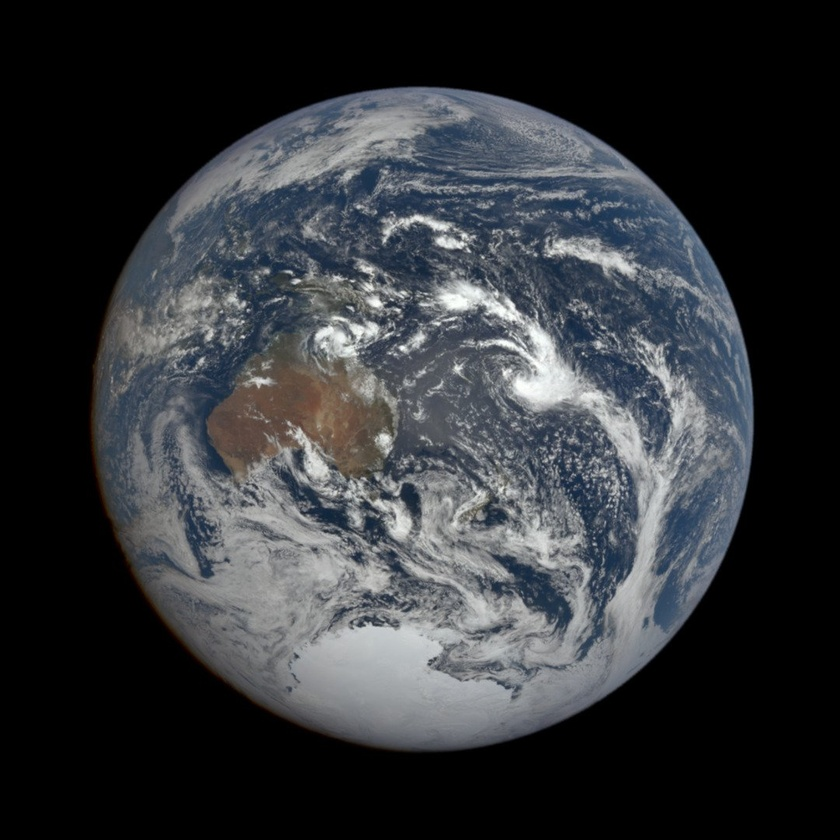
#> input picture autocrop/year/epic_1b_20220110005515.jpg, 840 x 840 px, shrunk from 1080 x 1080 before the run; its folder holds only this picture in this run
$ python earthsizer.py
#> lines starting #> are read from the running program, lines starting #| are printed output that depends on the picture; after the words box and inside, x2 and y2 are one past the last pixel; in counts of white or black regions, pixels touching at a corner belong together
import glob
import os.path
import json
import datetime
import requests
import io
from urllib.request import urlopen
import time
import math
import numpy
from matplotlib import pyplot as plt

from PIL import Image, ImageFilter

def determine_earth_pixelsize(image):
#> called with image = 'year/epic_1b_20220110005515.jpg'
    with Image.open(image) as im:
#> im is the input picture: PIL image 840x840 RGB; mean R, G, B 50.8, 53.4, 56.9
        im = im.convert("1")
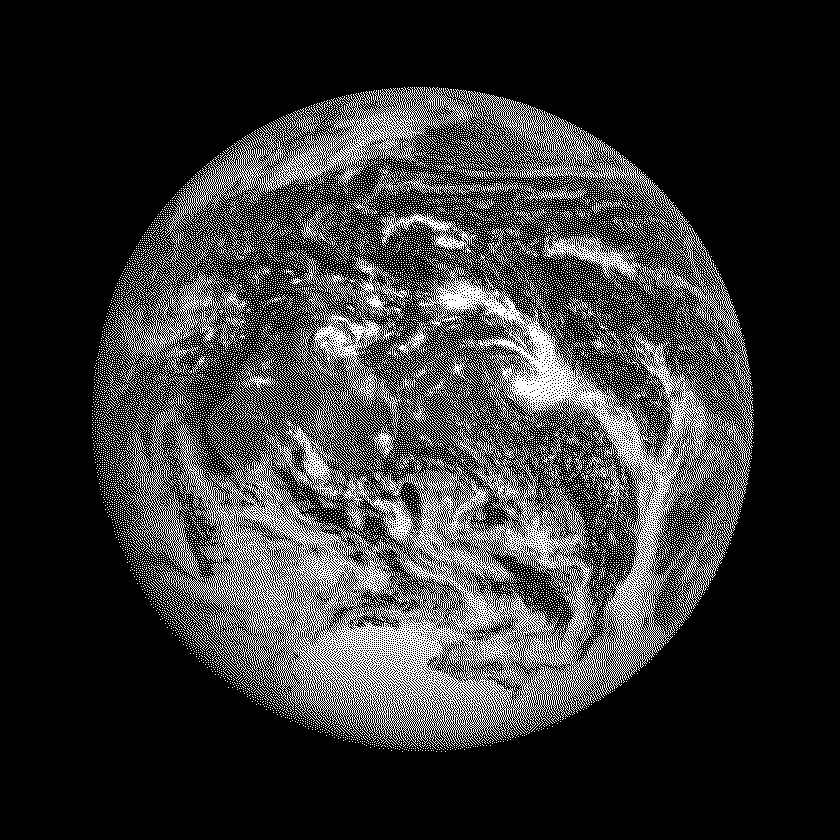
#> im: PIL image 840x840 1; 20.7% white in thin lines or dots, all inside (x1, y1, x2, y2) = (92, 87, 754, 752)
        im = im.filter(ImageFilter.SMOOTH_MORE)
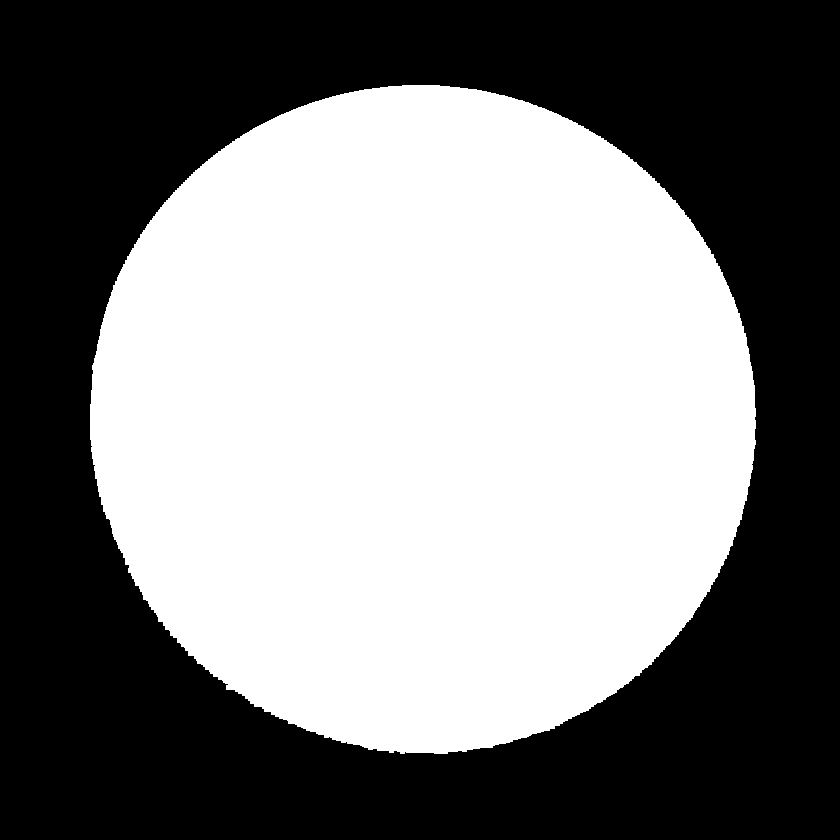
#> im: PIL image 840x840 1; 49.6% white; 1 white region, box (x1, y1, x2, y2) and area: (90, 85, 756, 754) 349845
        data = numpy.asarray(im)
        graph = []
        for i in range(len(data)):
            count = numpy.count_nonzero(data[i] == True)
            graph.append(count)
#> after the loop, graph = 840 values, max 666 at index 408, min 0 at index 0, mean 416.5
        #im.show()
        size = numpy.array(graph).max()
#> size = 666
        print('{};{}'.format(os.path.basename(image),size))
#| epic_1b_20220110005515.jpg;666

scanpath = r'year/*.jpg'
files = sorted(glob.glob(scanpath))
for f in files:
    determine_earth_pixelsize(f)

$ run again, on autocrop/year/epic_1b_20220710010437.jpg
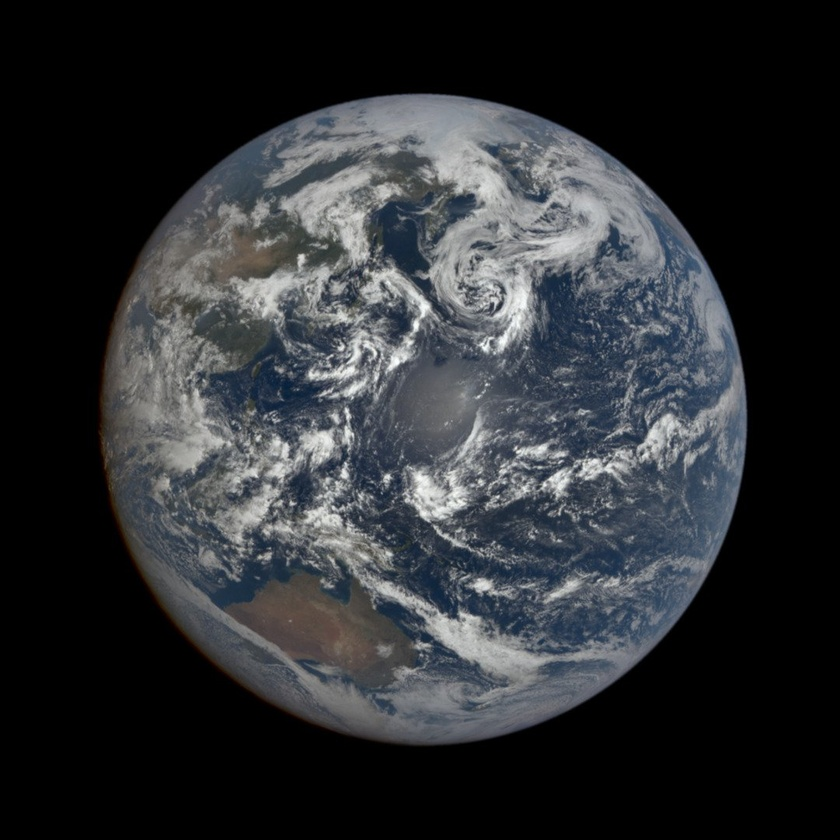
#> input picture autocrop/year/epic_1b_20220710010437.jpg, 840 x 840 px, shrunk from 1080 x 1080 before the run
#> in determine_earth_pixelsize, im is the input picture: PIL image 840x840 RGB; mean R, G, B 45, 47.5, 50.6
#> in determine_earth_pixelsize, `im = im.convert("1")`:
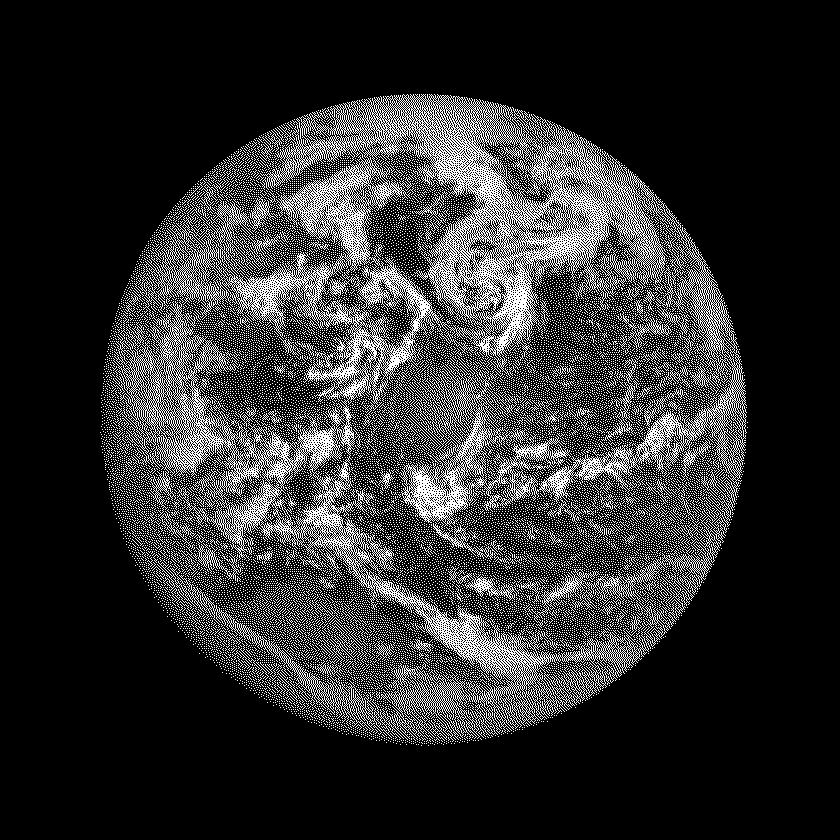
#> im: PIL image 840x840 1; 18.4% white in thin lines or dots, all inside (x1, y1, x2, y2) = (100, 94, 748, 746)
#> in determine_earth_pixelsize, `im = im.filter(ImageFilter.SMOOTH_MORE)`:
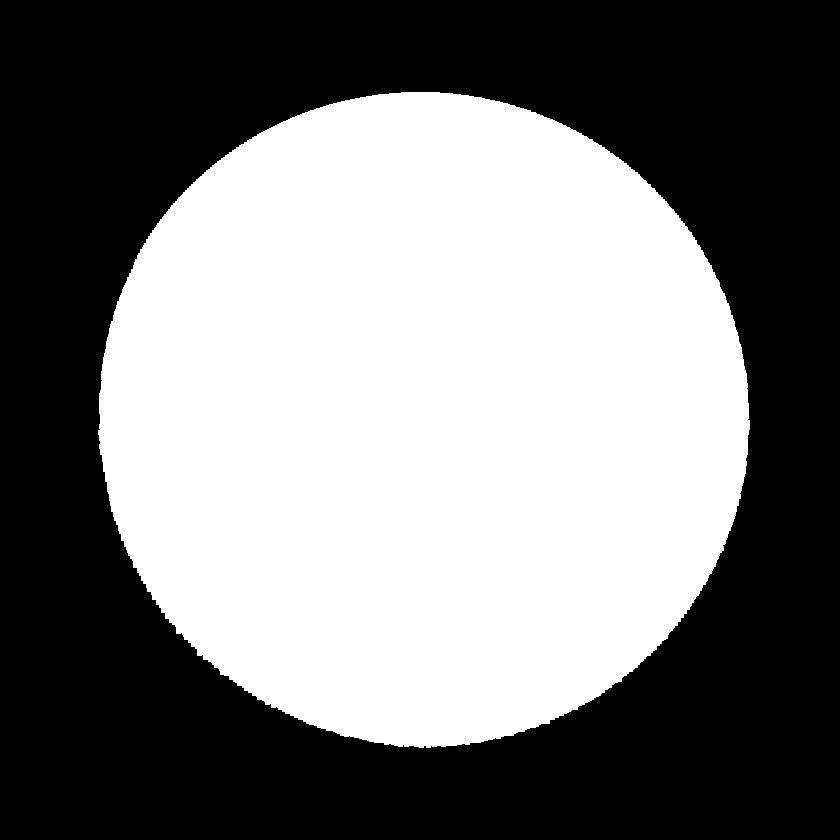
#> im: PIL image 840x840 1; 47.5% white; 1 white region, box (x1, y1, x2, y2) and area: (98, 92, 750, 748) 335060
#> after the loop in determine_earth_pixelsize, `for i in range(len(data)):`: graph = 840 values, max 651 at index 424, min 0 at index 0, mean 398.9
#> size = 651
#| epic_1b_20220710010437.jpg;651

$ run again, on autocrop/year/epic_1b_20220210000830.jpg
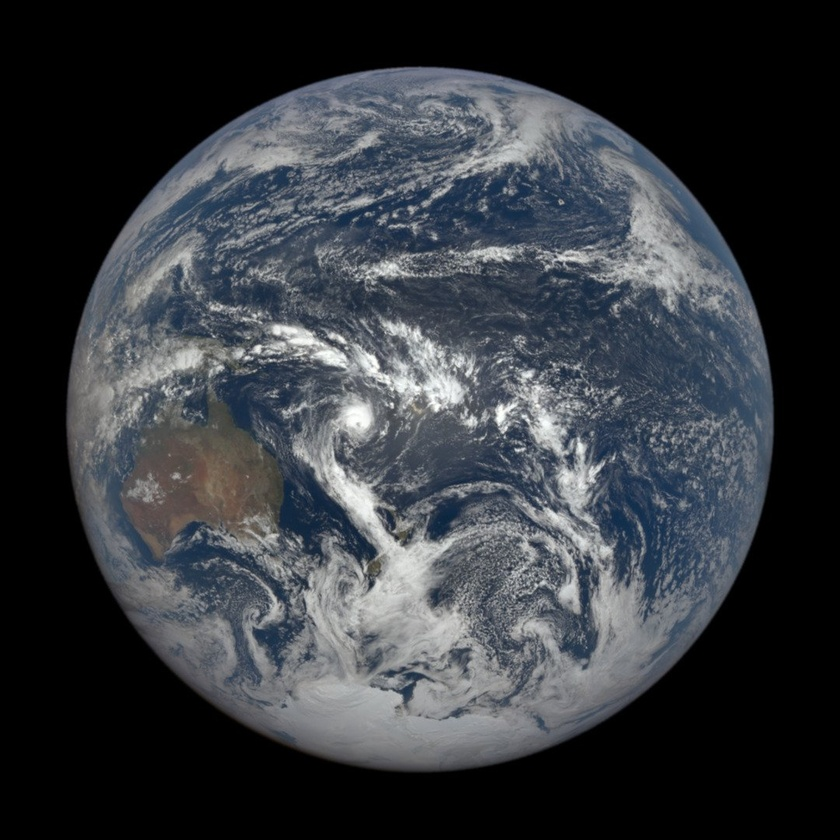
#> input picture autocrop/year/epic_1b_20220210000830.jpg, 840 x 840 px, shrunk from 1080 x 1080 before the run
#> in determine_earth_pixelsize, im is the input picture: PIL image 840x840 RGB; mean R, G, B 53.8, 57.5, 62.5
#> in determine_earth_pixelsize, `im = im.convert("1")`:
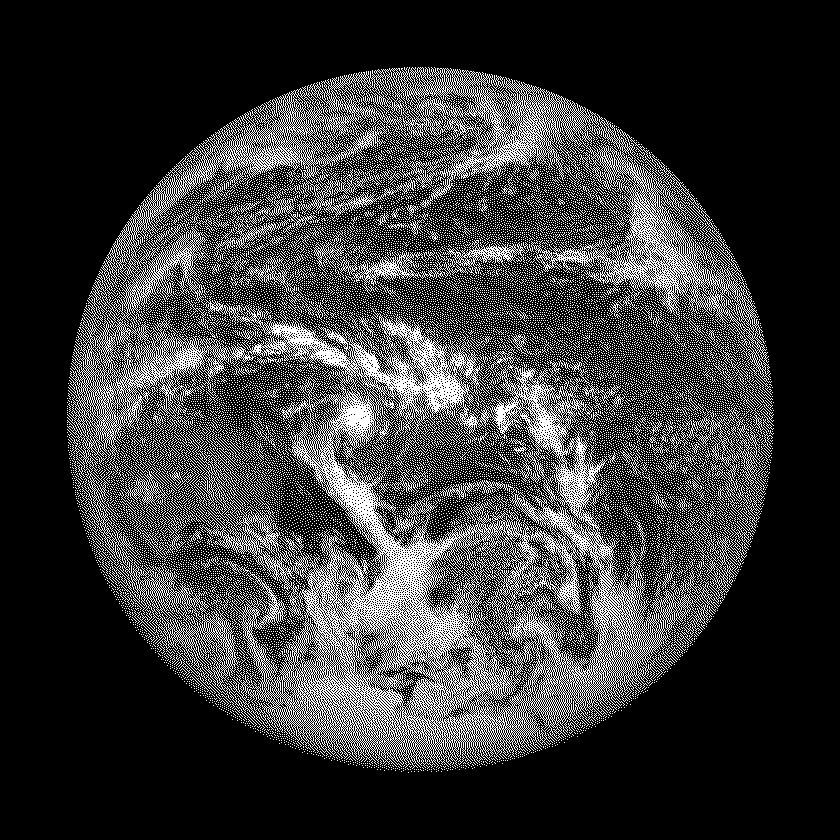
#> im: PIL image 840x840 1; 22.2% white in thin lines or dots, all inside (x1, y1, x2, y2) = (67, 67, 774, 773)
#> in determine_earth_pixelsize, `im = im.filter(ImageFilter.SMOOTH_MORE)`:
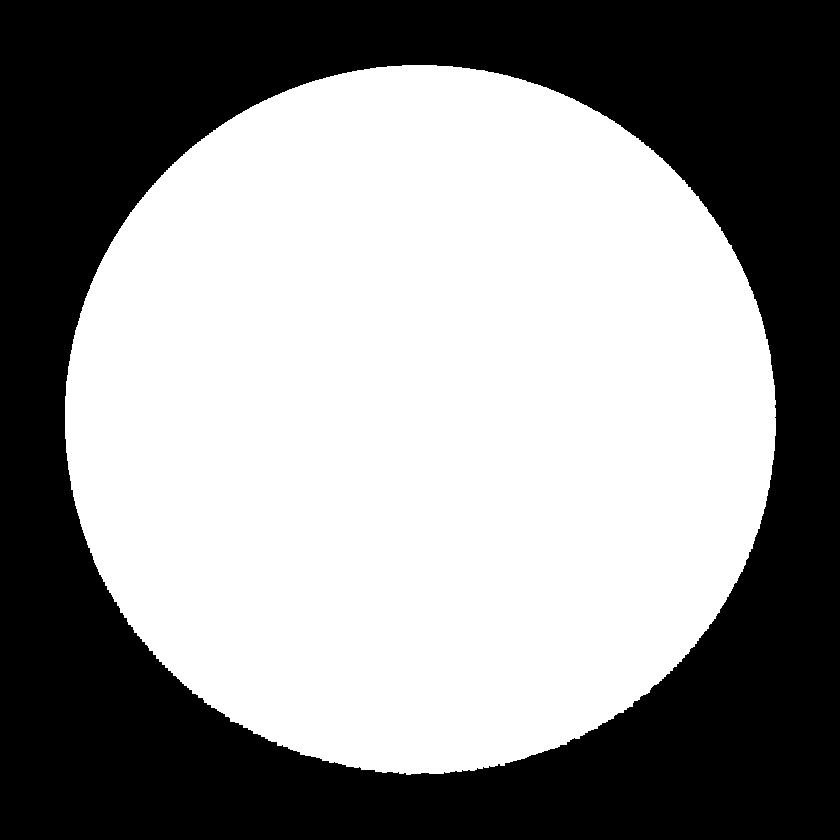
#> im: PIL image 840x840 1; 56.2% white; 1 black region, box (x1, y1, x2, y2) and area: (0, 0, 840, 840) 309082
#> after the loop in determine_earth_pixelsize, `for i in range(len(data)):`: graph = 840 values, max 711 at index 400, min 0 at index 0, mean 472
#> size = 711
#| epic_1b_20220210000830.jpg;711
